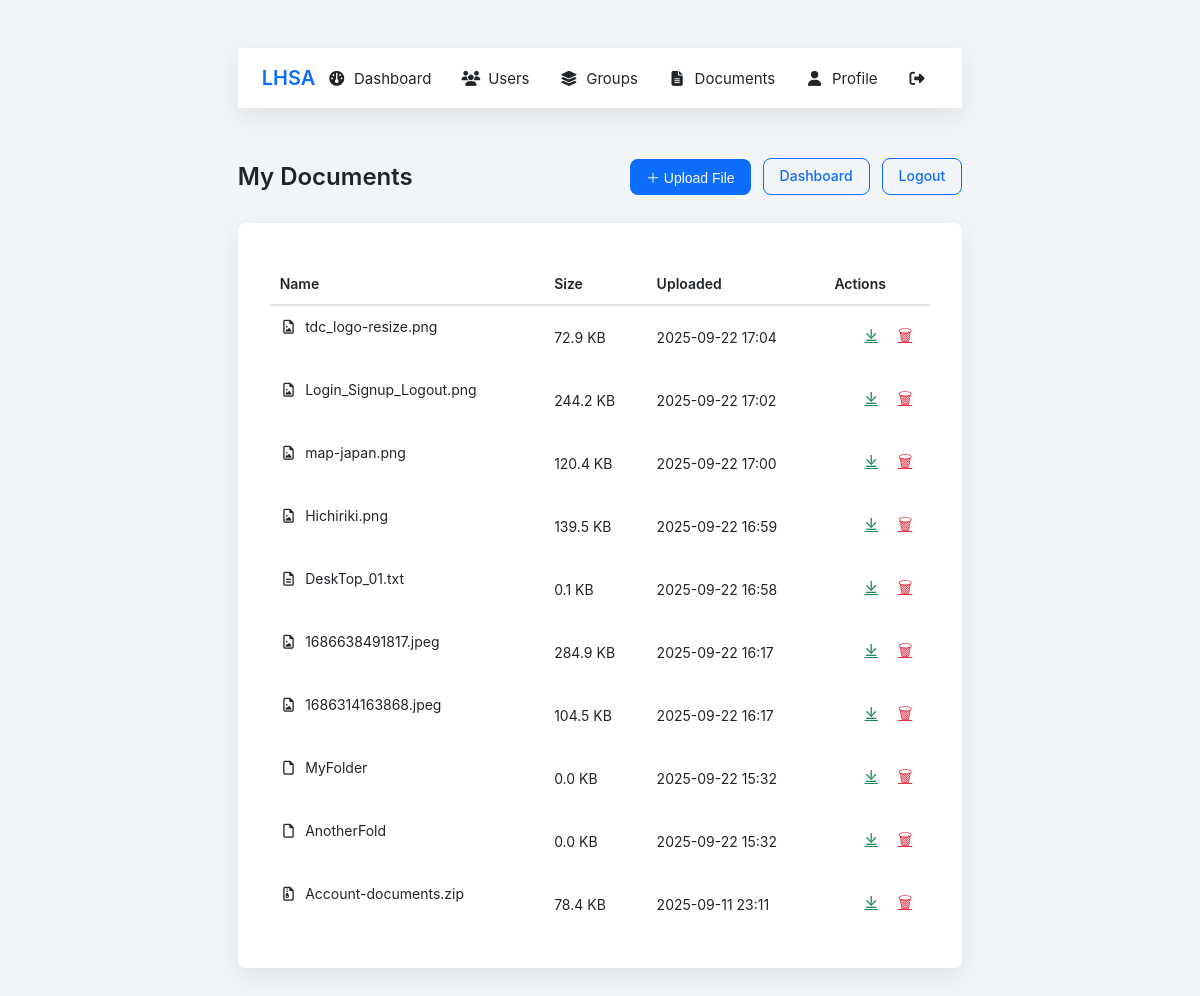
The page /backend/docs/index.php (signed in) on the database its author committed.
### tables this page shows
CREATE TABLE `documents` (
  `id` int(5) UNSIGNED NOT NULL,
  `user_id` int(5) UNSIGNED NOT NULL,
  `filename` varchar(255) NOT NULL,
  `stored_name` varchar(255) NOT NULL,
  `size` int(11) NOT NULL,
  `uploaded_at` datetime DEFAULT current_timestamp(),
  `parent_id` int(5) UNSIGNED DEFAULT NULL,
  `is_folder` tinyint(1) NOT NULL DEFAULT 0
);

### backend/includes/functions.php (called while the page is built, shortened)
<?php
function humanSize(int $bytes): string {
	if ($bytes < 1048576) return number_format($bytes / 1024, 1) . ' KB';
	return number_format($bytes / 1048576, 2) . ' MB';
}
function ellipsis(string $name, int $max = 30): string {
	return mb_strlen($name) > $max ? mb_substr($name, 0, $max - 3) . '…' : $name;
}

### backend/docs/index.php (the view, shortened to what this page needs)
<?php
require_once __DIR__.'/../includes/permissions.php';
$docs = $pdo->prepare("SELECT * FROM documents WHERE user_id=? ORDER BY uploaded_at DESC");
$docs->execute([$_SESSION['user_id']]);
?>
<!doctype html>
<html lang="en">
<head>
	<link rel="stylesheet" href="../auth/auth.css">
	<link rel="stylesheet" href="docs.css">
	<link rel="stylesheet" href="modal.css">
	<link rel="stylesheet" href="./../includes/nav.css">
	<link rel="stylesheet" href="https://cdnjs.cloudflare.com/ajax/libs/font-awesome/6.5.0/css/all.min.css">
</head>
<body>
<div class="wrapper">
	<?php include '../includes/nav.php'; ?>
	<header class="topbar">
		<h1>My Documents</h1>
		<div class="actions">
			<button class="btn btn-primary" id="uploadBtn">＋ Upload File</button>
			<a class="btn btn-outline" href="../admin/users.php">Dashboard</a>
			<a class="btn btn-outline" href="../auth/logout.php">Logout</a>
		</div>
	</header>
	<main class="card-list">
		<div class="table-wrap">
			<table class="tbl">
				<thead><tr><th>Name<th>Size<th>Uploaded<th class="actions-col">Actions</tr></thead>
				<tbody>
					<?php if ($docs->rowCount()): ?>
						<?php foreach ($docs as $d): ?>
							<?php $ext = strtolower(pathinfo($d['filename'], PATHINFO_EXTENSION)); ?>
							<?php
								$icon = match($ext){
									'pdf'                                  => 'fa-file-pdf text-danger',
									'doc','docx'                           => 'fa-file-word text-primary',
									'xls','xlsx'                           => 'fa-file-excel text-success',
									'ppt','pptx'                           => 'fa-file-powerpoint text-warning',
									'zip','rar','7z'                       => 'fa-file-zipper text-muted',
									'jpg','jpeg','png','gif','bmp','svg' => 'fa-file-image text-info',
									'mp4','mov','avi','mkv'                => 'fa-file-video text-dark',
									'mp3','wav','flac'                     => 'fa-file-audio text-secondary',
									'txt','md'                             => 'fa-file-lines text-muted',
									default                                => 'fa-file text-muted'
								};
							?>
							<tr>
								<td class="fname">
									<i class="fa-fw fa-regular <?= $icon ?>"></i>
									<span title="<?= htmlspecialchars($d['filename']) ?>">
										<?= htmlspecialchars(ellipsis($d['filename'])) ?>
									</span>
								</td>
								<td><?= humanSize($d['size']) ?></td>
								<td><?= date('Y-m-d H:i', strtotime($d['uploaded_at'])) ?></td>
								<td class="actions-col">
									<a class="icon-btn download" href="download.php?id=<?= $d['id'] ?>" title="Download">⤓</a>
									<a class="icon-btn delete"  href="delete.php?id=<?= $d['id'] ?>" onclick="return confirm('Delete?')" title="Delete">🗑</a>
								</td>
							</tr>
						<?php endforeach; ?>
					<?php else: ?>
						<tr><td colspan="4" class="empty">No documents yet - upload your first file!</td></tr>
					<?php endif; ?>
				</tbody>
			</table>
		</div>
	</main>
</div>
</body>
</html>

### backend/auth/auth.css (style rules this page uses)
:root { --bg:#f2f5f7; --card:#ffffff; --accent:#0d6efd; --accent-dark:#0b5ed7; --text:#212529; --muted:#6c757d; --error:#dc3545; --radius:8px; --shadow:0 8px 24px rgba(0,0,0,.08); --font:-apple-system,BlinkMacSystemFont,"Segoe UI",Roboto,"Helvetica Neue",Arial; }
* { box-sizing:border-box; margin:0; padding:0; }
body { background:var(--bg); font-family:var(--font); color:var(--text); display:flex; align-items:center; justify-content:center; min-height:100vh; padding:24px; }
.card-list { background:var(--card); border-radius:var(--radius); box-shadow:var(--shadow); width:100%; max-width:840px; padding:40px 32px 32px; margin-bottom:32px; }
button { width:100%; padding:12px; margin-top:1px; border:none; border-radius:var(--radius); background:var(--accent); color:#fff; font-size:16px; font-weight:600; cursor:pointer; transition:background .2s; }
button { position:relative;display:flex;align-items:center;justify-content:center }

### backend/docs/docs.css (style rules this page uses)
.wrapper { max-width:1000px;margin:auto;padding:24px }
.topbar { display:flex;justify-content:space-between;align-items:center;margin-bottom:28px;max-width:1400px; }
.topbar h1 { font-size:24px;font-weight:600 }
.actions { display:flex;gap:12px }
.btn { display:inline-block;padding:8px 16px;border-radius:var(--radius);font-size:14px;font-weight:500;text-decoration:none;transition:.2s }
.btn-primary { background:var(--accent);color:#fff }
.btn-outline { border:1px solid var(--accent);color:var(--accent) }
.table-wrap { overflow-x:auto }
.tbl { width:100%;border-collapse:collapse;font-size:14px }
.tbl thead tr { border-bottom:2px solid #dee2e6 }
.tbl th { text-align:left;padding:12px 10px;font-weight:600 }
.tbl td { padding:12px 10px }
.fname { display:flex;align-items:center;gap:8px }
.actions-col { text-align:right }
.icon-btn { display:inline-block;margin:0 2px;font-size:16px;padding:6px;border-radius:50%;transition:.2s }
.icon-btn.download { color:#198754 }
.icon-btn.delete { color:var(--error) }

### backend/docs/modal.css (style rules this page uses)
button.btn-primary { margin-top:1px }

### backend/includes/nav.css (style rules this page uses)
:root { --nav-height:60px }

### rows shown on the page
documents: filename "tdc_logo-resize.png", size "72.9 KB", uploaded_at "2025-09-22 17:04"
documents: filename "Login_Signup_Logout.png", size "244.2 KB", uploaded_at "2025-09-22 17:02"
documents: filename "map-japan.png", size "120.4 KB", uploaded_at "2025-09-22 17:00"
documents: filename "Hichiriki.png", size "139.5 KB", uploaded_at "2025-09-22 16:59"
documents: filename "DeskTop_01.txt", size "0.1 KB", uploaded_at "2025-09-22 16:58"
documents: filename "1686638491817.jpeg", size "284.9 KB", uploaded_at "2025-09-22 16:17"
documents: filename "1686314163868.jpeg", size "104.5 KB", uploaded_at "2025-09-22 16:17"
documents: filename "MyFolder", size "0.0 KB", uploaded_at "2025-09-22 15:32"
documents: filename "AnotherFold", size "0.0 KB", uploaded_at "2025-09-22 15:32"
documents: filename "Account-documents.zip", size "78.4 KB", uploaded_at "2025-09-11 23:11"

### other values the page prints
$item['label'] "Dashboard"
$item['label'] "Users"
$item['label'] "Groups"
$item['label'] "Documents"
$item['label'] "Profile"
